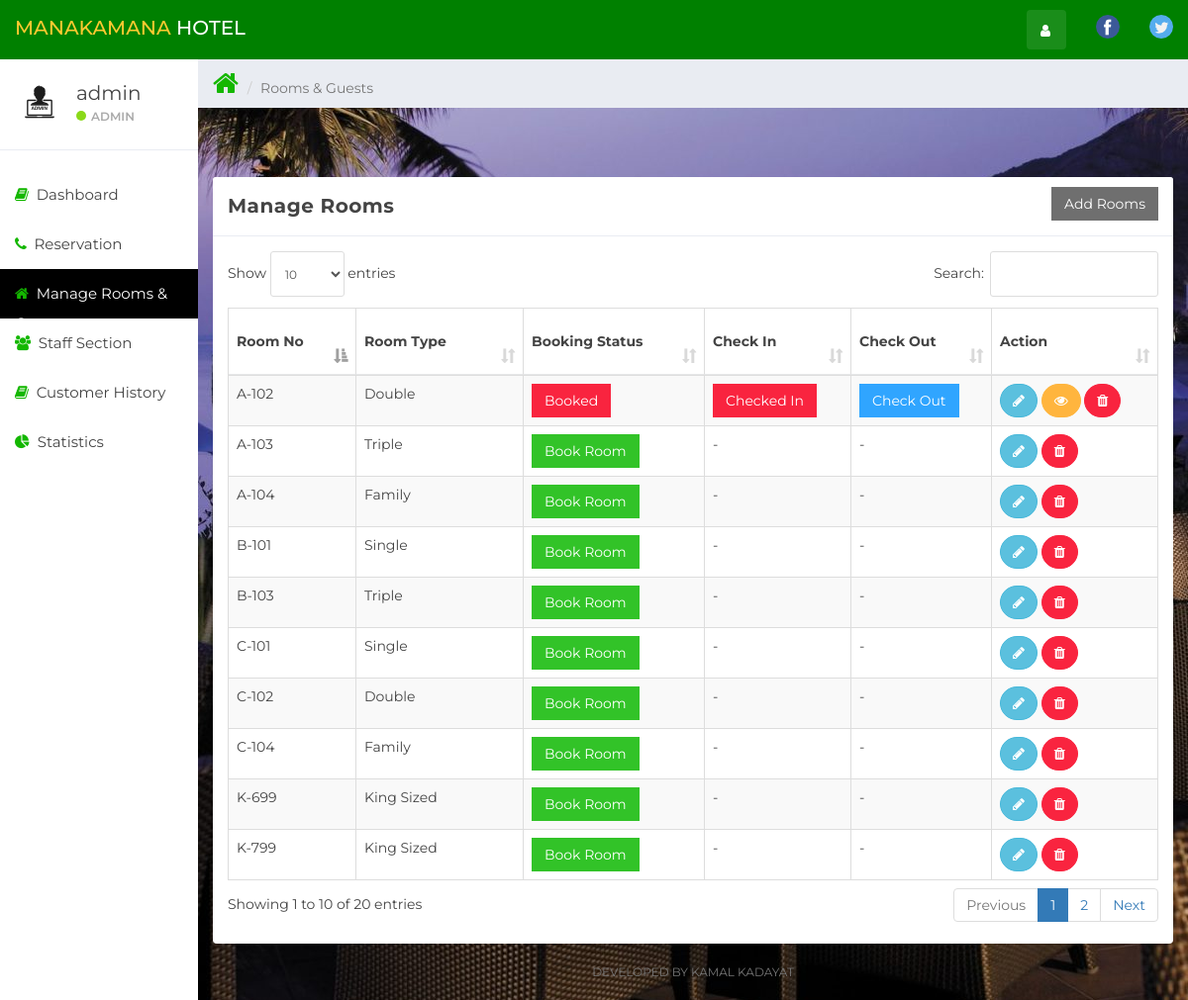
Screenshot of /index.php?room_mang (signed in) with the database file from the repository.
### tables this page shows
CREATE TABLE `user` (
  `id` int(11) NOT NULL,
  `name` varchar(100) NOT NULL,
  `username` varchar(15) NOT NULL,
  `email` varchar(100) NOT NULL,
  `password` varchar(100) NOT NULL,
  `created_at` timestamp NOT NULL DEFAULT current_timestamp()
);

CREATE TABLE `room` (
  `room_id` int(10) NOT NULL,
  `room_type_id` int(10) NOT NULL,
  `room_no` varchar(10) NOT NULL,
  `status` tinyint(1) DEFAULT NULL,
  `check_in_status` tinyint(1) NOT NULL,
  `check_out_status` tinyint(1) NOT NULL,
  `deleteStatus` tinyint(1) DEFAULT 0
);

CREATE TABLE `room_type` (
  `room_type_id` int(10) NOT NULL,
  `room_type` varchar(100) NOT NULL,
  `price` int(10) NOT NULL,
  `max_person` int(10) NOT NULL
);

### room_mang.php (the view, shortened to what this page needs)
<div class="col-sm-9 col-sm-offset-3 col-lg-10 col-lg-offset-2 main">
    <div class="row">
        <ol class="breadcrumb">
            <li><a href="#">
                    <em class="fa fa-xl fa-home color-green"></em>
                </a></li>
            <li class="active">Rooms & Guests</li>
        </ol>
    </div>
    <br>
    <div class="row">
        <div class="col-lg-12">
        </div>
    </div>
    <div class="row">
			<div class="col-lg-12">
				<h1 class="page-header"></h1>
			</div>
		</div>
    <div class="row">
        <div class="col-lg-12">
            <div class="panel panel-default">
                <div class="panel-heading"><b>Manage Rooms</b>
                    <button class="btn btn-secondary pull-right" style="border-radius:0%" data-toggle="modal" data-target="#addRoom">Add Rooms</button>
                </div>
                <div class="panel-body">
                    <table class="table table-striped table-bordered table-responsive" cellspacing="0" width="100%"
                           id="rooms">
                        <thead>
                        <tr>
                            <th>Room No</th>
                            <th>Room Type</th>
                            <th>Booking Status</th>
                            <th>Check In</th>
                            <th>Check Out</th>
                            <th>Action</th>
                        </tr>
                        </thead>
                        <tbody>
                        <?php
                        $room_query = "SELECT * FROM room NATURAL JOIN room_type WHERE deleteStatus = 0";
                        $rooms_result = mysqli_query($connection, $room_query);
                        if (mysqli_num_rows($rooms_result) > 0) {
                            while ($rooms = mysqli_fetch_assoc($rooms_result)) { ?>
                                <tr>
                                    <td><?php echo $rooms['room_no'] ?></td>
                                    <td><?php echo $rooms['room_type'] ?></td>
                                    <td>
                                        <?php
                                        if ($rooms['status'] == 0) {
                                            echo '<a href="index.php?reservation&room_id=' . $rooms['room_id'] . '&room_type_id=' . $rooms['room_type_id'] . '" class="btn btn-success" style="border-radius:0%">Book Room</a>';
                                        } else {
                                            echo '<a href="#" class="btn btn-danger" style="border-radius:0%">Booked</a>';
                                        }
                                        ?>
                                    <td>
                                        <?php
                                        if ($rooms['status'] == 1 && $rooms['check_in_status'] == 0) {
                                            echo '<button class="btn btn-warning" id="checkInRoom"  data-id="' . $rooms['room_id'] . '" data-toggle="modal" style="border-radius:0%" data-target="#checkIn">Check In</button>';
                                        } elseif ($rooms['status'] == 0) {
                                            echo '-';
                                        } else {
                                            echo '<a href="#" class="btn btn-danger" style="border-radius:0%">Checked In</a>';
                                        }
                                        ?>
                                    </td>
                                    <td>
                                        <?php
                                        if ($rooms['status'] == 1 && $rooms['check_in_status'] == 1) {
                                            echo '<button class="btn btn-primary" style="border-radius:0%" id="checkOutRoom" data-id="' . $rooms['room_id'] . '">Check Out</button>';
                                        } elseif ($rooms['status'] == 0) {
                                            echo '-';
                                        }
                                        ?>
                                    </td>
                                    <td>
                                        <button title="Edit Room Information" style="border-radius:60px;" data-toggle="modal"
                                                data-target="#editRoom" data-id="<?php echo $rooms['room_id']; ?>"
                                                id="roomEdit" class="btn btn-info"><i class="fa fa-pencil"></i></button>
                                        <?php
                                        if ($rooms['status'] == 1) {
                                            echo '<button title="Customer Information" data-toggle="modal" data-target="#cutomerDetailsModal" data-id="' . $rooms['room_id'] . '" id="cutomerDetails" class="btn btn-warning" style="border-radius:60px;"><i class="fa fa-eye"></i></button>';
                                        }
                                        ?>
                                        <a href="ajax.php?delete_room=<?php echo $rooms['room_id']; ?>"
                                           class="btn btn-danger" style="border-radius:60px;" onclick="return confirm('Are you Sure?')"><i
                                                    class="fa fa-trash" alt="delete"></i></a>
                                    </td>
                                </tr>
                            <?php }
                        } else {
                            echo "No Rooms";
                        }
                        ?>
                        </tbody>
                    </table>
                </div>
            </div>
        </div>
    </div>
    <div class="row">
        <div class="col-sm-12">
        <p class="back-link">Developed By Kamal Kadayat</p>
        </div>
    </div>
</div>

### header.php (shortened to what this page needs)
<!DOCTYPE html>
<html>
<head>
    <link href="css/bootstrap.min.css" rel="stylesheet">
    <link href="css/font-awesome.min.css" rel="stylesheet">
    <link href="css/datepicker3.css" rel="stylesheet">
    <link href="css/dataTables.bootstrap.min.css" rel="stylesheet">
    <link href="css/styles.css" rel="stylesheet">
</head>
<body>
<nav class="navbar navbar-light navbar-fixed-top bg-dark" style="background-color: green;" role="navigation">
    <div class="container-fluid">
        <div class="navbar-header">
            <a class="navbar-brand" href="home.php"><span>MANAKAMANA </span> HOTEL</a>
            <ul class="nav navbar-nav navbar-right">
                    <li><a href="http://www.facebook.com"><img src="img/facebook.png"></a></li>
                    <li><a href="http://www.twitter.com"><img src="img/twitter.png"></a></li>
                </ul>
            <ul class="nav navbar-top-links navbar-right">
                <li class="dropdown"><a class="dropdown-toggle count-info" data-toggle="dropdown" href="#">
                        <em class="fa fa-user"></em>
                    </a>
                </li>
            </ul>
        </div>
    </div>
</nav>

### sidebar.php (shortened to what this page needs)
<div id="sidebar-collapse" class="col-sm-3 col-lg-2 sidebar">
    <div class="profile-sidebar">
        <div class="profile-userpic">
            <img src="img/admin.jpg" class="img-responsive" alt="">
        </div>
        <div class="profile-usertitle">
            <div class="profile-usertitle-name"><?php echo $user['name'];?></div>
            <div class="profile-usertitle-status"><span class="indicator label-success"></span>Admin</div>
        </div>
    </div>
    <ul class="nav menu">
    <?php
        if (isset($_GET['dashboard'])){ ?>
            <li class="active">
                <a href="index.php?dashboard"><em class="fa fa-book color-green" >&nbsp;</em>
                    Dashboard
                </a>
            </li>
        <?php } else{?>
            <li>
                <a href="index.php?dashboard"><em class="fa fa-book color-green ">&nbsp;</em>
                    Dashboard
                </a>
            </li>
        <?php }
        if (isset($_GET['reservation'])){ ?>
            <li class="active">
            <a href="index.php?reservation"><em class="fa fa-phone color-green ">&nbsp;</em>
                    Reservation
                </a>
            </li>
        <?php } else{?>
            <li>
            <a href="index.php?reservation"><em class="fa fa-phone color-green">&nbsp;</em>
                    Reservation
                </a>
            </li>
        <?php }
        if (isset($_GET['room_mang'])){ ?>
            <li class="active">
                <a href="index.php?room_mang"><em class="fa fa-home color-green">&nbsp;</em>
                    Manage Rooms & Guests
                </a>
            </li>
        <?php }
        if (isset($_GET['staff_mang'])){ ?>
            <li class="active">
                <a href="index.php?staff_mang"><em class="fa fa-users color-green">&nbsp;</em>
                    Staff Section
                </a>
            </li>
        <?php } else{?>
            <li>
                <a href="index.php?staff_mang"><em class="fa fa-users color-green">&nbsp;</em>
                    Staff Section
                </a>
            </li>
        <?php }
        if (isset($_GET['customerhistory'])){ ?>
            <li class="active">
                <a href="index.php?customerhistory"><em class="fa fa-book color-green" >&nbsp;</em>
                Customer History
                </a>
            </li>
        <?php } else{?>
            <li>
                <a href="index.php?customerhistory"><em class="fa fa-book color-green ">&nbsp;</em>
                Customer History
                </a>
            </li>
        <?php }
        ?>
          <?php
        if (isset($_GET['statistics'])){ ?>
            <li class="active">
                <a href="index.php?statistics"><em class="fa fa-pie-chart color-green">&nbsp;</em>
                    Statistics
                </a>
            </li>
        <?php } else{?>
        <li>
            <a href="index.php?statistics"><em class="fa fa-pie-chart color-green">&nbsp;</em>
                Statistics
            </a>
        </li>
        <?php }?>
    </ul>
</div>
</head>
</html>

### index.php (shortened to what this page needs)
<?php
include_once "db.php";
if (isset($_SESSION['user_id'])){
    $user_id = $_SESSION['user_id'];
    $userQuery = "SELECT * FROM user WHERE id = '$user_id'";
    $result = mysqli_query($connection, $userQuery);
    $user = mysqli_fetch_assoc($result);
}else{
    header('Location:login.php');
}
include_once "header.php";
include_once "sidebar.php";
if (isset($_GET['room_mang'])){
    include_once "room_mang.php";
}
elseif (isset($_GET['dashboard'])){
    include_once "dashboard.php";
}
elseif (isset($_GET['reservation'])){
    include_once "reservation.php";
}
elseif (isset($_GET['staff_mang'])){
    include_once "staff_mang.php";
}
elseif (isset($_GET['add_emp'])){
    include_once "add_emp.php";
}
elseif (isset($_GET['customerhistory'])){
        include_once "customerhistory.php";
}
elseif (isset($_GET['statistics'])){
    include_once "statistics.php";
}
elseif (isset($_GET['about'])){
    include_once "about.php";
}
else{
    include_once "dashboard.php";
}
include_once "footer.php";

### footer.php (shortened to what this page needs)
</body>
</html>

### sidebar.php (style rules this page uses)
body { background-image: url('img/home_bg.jpg'); background-repeat: no-repeat; background-attachment: fixed; }
p { font-size: 13px; }

### rows the page displays
user: name "admin"
room: room_no "A-102", room_type.room_type "Double", status "Booked"
room: room_no "A-103", room_type.room_type "Triple"
room: room_no "A-104", room_type.room_type "Family"
room: room_no "B-101", room_type.room_type "Single"
room: room_no "B-103", room_type.room_type "Triple"
room: room_no "C-101", room_type.room_type "Single"
room: room_no "C-102", room_type.room_type "Double"
room: room_no "C-104", room_type.room_type "Family"
room: room_no "K-699", room_type.room_type "King Sized"
room: room_no "K-799", room_type.room_type "King Sized"
